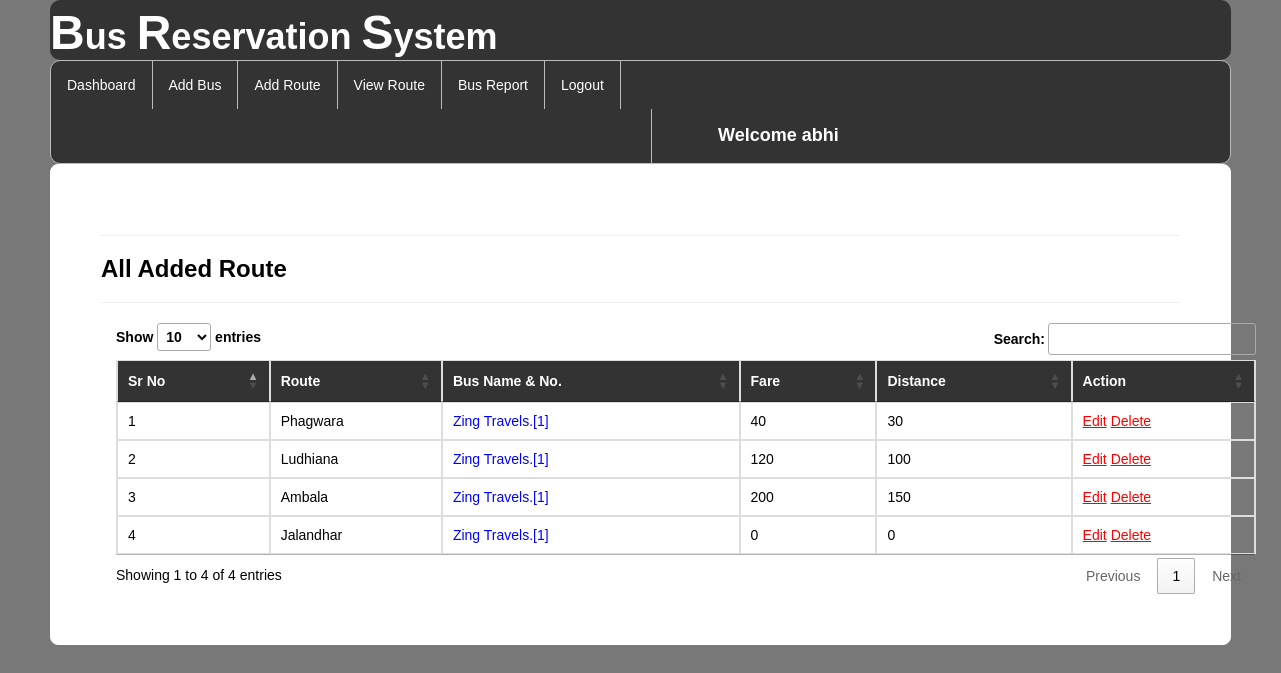
The page /availableroute/ (signed in) on the database its author committed.
### bus/models.py (models this page shows, shortened)
class Add_route(models.Model):
    bus = models.ForeignKey(Add_Bus,on_delete=models.CASCADE,null=True)
    route = models.CharField(max_length=100,null=True)
    distance=models.IntegerField(null=True)
    fare=models.IntegerField(null=True)

class Add_Bus(models.Model):
    busname = models.CharField(max_length=30,null=True)
    bus_no = models.IntegerField(null=True)
    from_city = models.CharField(max_length=30,null=True)
    to_city = models.CharField(max_length=30,null=True)
    departuretime=models.CharField(max_length=30,null=True)
    arrivaltime=models.CharField(max_length=30,null=True)
    trevaltime=models.CharField(max_length=100,null=True)
    distance=models.IntegerField(null=True)
    img=models.FileField(null=True)

### bus/views.py (the view)
# urls.py: path('availableroute/', displayroute, name="availableroute"),
def displayroute(request):
    if not request.user.is_authenticated:
        return redirect('login')
    data = Add_route.objects.all()
    data2 = Add_Bus.objects.all()
    d = {'data':data,'data2':data2}
    return render(request,"availableroute.html",d)

### bus/templates/availableroute.html (shortened to what this page needs)
{% extends 'navigation3.html' %}
{% load static %}
{% block b %}
<div style="color:Black;border:1px solid white;border-radius:8px;background-color:white;padding:50px">
<hr><h3><strong>All Added Route</strong></h3><hr>
        <div class="container">
<table class="table table-bordered" id="myTable">
  <thead style="color:white;background-color:#333">
  <tr>
    <th>Sr No</th>
    <th>Route</th>
      <th>Bus Name & No.</th>
    <th>Fare</th>
    <th>Distance</th>
    <th>Action</th>
  </tr>
  </thead>
   <tbody>
{% for i in data %}
  <tr>
    <td>{{forloop.counter}}</td>
    <td>{{i.route}}</td>
      <td style="color:blue">{{i.bus.busname}}.[{{i.bus.bus_no}}]</td>
    <td>{{i.fare}}</td>
    <td>{{i.distance}}</td>
    <td {style="100px"}><a href="{% url 'editroute' i.id %}" style="color:red"><u>Edit</u></a>
        <a href="{% url 'delete_route' i.id %}" style="color:red"><u>Delete</u></a></td>
  </tr>{% endfor %}
    </tbody>
</table>
 </div>
</div>
{% endblock %}

### bus/templates/navigation3.html (shortened to what this page needs)
{% extends 'head.html' %}
{% load static %}
{% block body %}
<link rel = stylesheet href = "//cdn.datatables.net/1.10.19/css/jquery.dataTables.min.css">
<ul class="id2">
  <li id="id1"><a href="{% url 'admindashboard' %}">Dashboard</a></li>
  <li id="id1"><a href="{% url 'add_bus' %}">Add Bus</a></li>
  <li id="id1"><a href="{% url 'add_route' %}">Add Route</a></li>
  <li id="id1"><a href="{% url 'availableroute' %}">View Route</a></li>
  <li id="id1"><a href="{% url 'view_bus'%}">Bus Report</a></li>
  <li id="id1"><a href="{% url 'log_out' %}">Logout</a></li>
      <li id="id2" style="margin-left:600px"><a href="" style="color:white"><strong style="font-size:18px; margin-left: 50px;">Welcome {{request.user.username}}</strong></a></li>
</ul>
{% block b %}
{% endblock %}
{% endblock %}

### bus/templates/navigation3.html (style rules this page uses)
.id2 { list-style-type: none; margin: 0; padding: 0; overflow: hidden; background-color: #333; border-radius:10px; border:1px solid #bbb; }
#id1 { float: left; border-right:1px solid #bbb; }
#id2 { float: left; border-left:1px solid #bbb; }
li:last-child { border-right: none; }
li a { display: block; color: white; text-align: center; padding: 14px 16px; text-decoration: none; }
body { font-family: Arial, Helvetica, sans-serif; }

### rows shown on the page
Add_route: route "Phagwara", bus.busname "Zing Travels", bus.bus_no "1", fare "40", distance "30"
Add_route: route "Ludhiana", bus.busname "Zing Travels", bus.bus_no "1", fare "120", distance "100"
Add_route: route "Ambala", bus.busname "Zing Travels", bus.bus_no "1", fare "200", distance "150"
Add_route: route "Jalandhar", bus.busname "Zing Travels", bus.bus_no "1", fare "0", distance "0"

### other values the page prints
{{ request.user.username }} "abhi"
